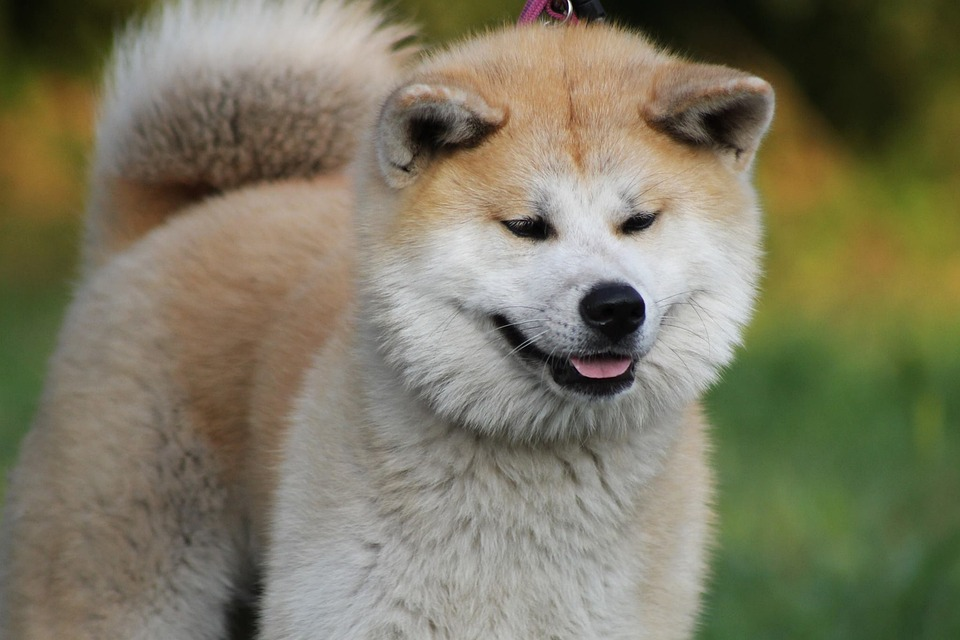
#> input picture Week 8.1 - Latihan PTS/task.png, 960 x 640 px
$ python Vania_XII-A_UjianOpenCV.py
#> lines starting #> are read from the running program, lines starting #| are printed output that depends on the picture; after the words box and inside, x2 and y2 are one past the last pixel; in counts of white or black regions, pixels touching at a corner belong together
import cv2 as cv

image = cv.imread('task.png')
#> image is the input picture: shape (640, 960, 3); mean B, G, R 97.8, 120.1, 124
print(image.shape)
#| (640, 960, 3)

y_start = 350
y_end = 790

x_start = 20
x_end = 460

cropping_image = image[x_start:x_end, y_start:y_end]
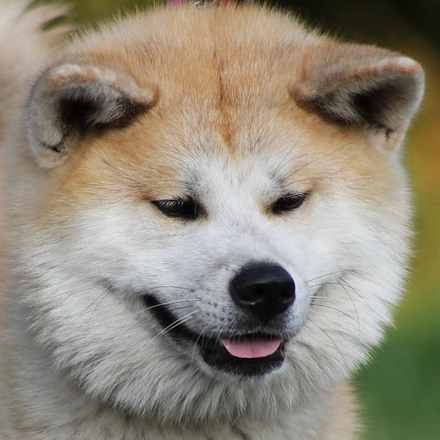
#> cropping_image: shape (440, 440, 3); mean B, G, R 120.2, 135.9, 143.2

text = "CUTE DOG!"
coordinates = (450, 100)
font = cv.FONT_HERSHEY_SIMPLEX
font_scale = 1
color = (100, 255, 255)
thickness = 5

cv.putText(image, text, coordinates, font, font_scale, color, thickness, cv.LINE_AA)
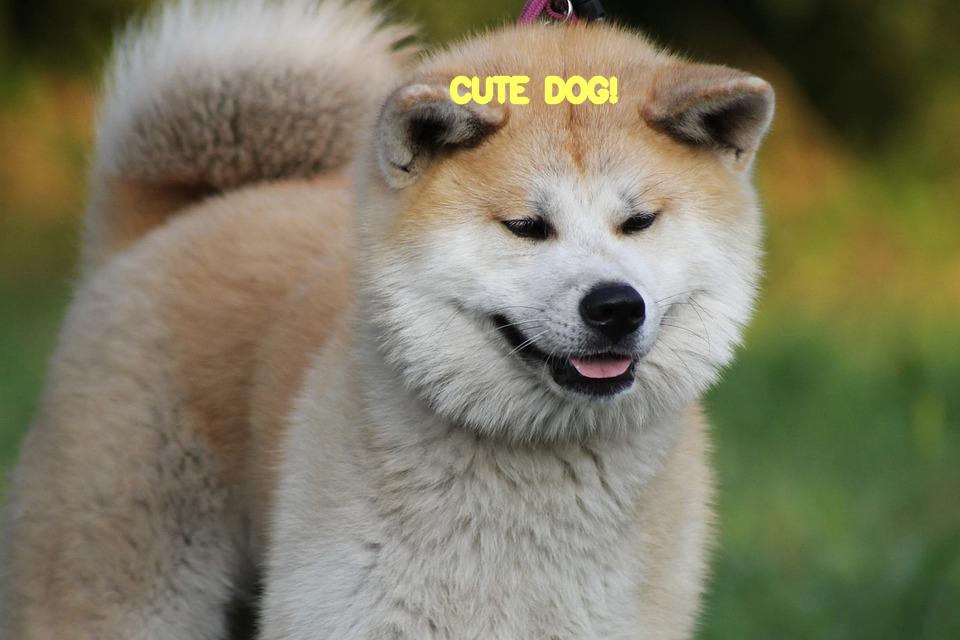
#> image: shape (640, 960, 3); 0.57% of pixels changed, all inside (x1, y1, x2, y2) = (449, 75, 618, 105)

black_and_white_filtered = cv.cvtColor(image, cv.COLOR_BGR2GRAY)
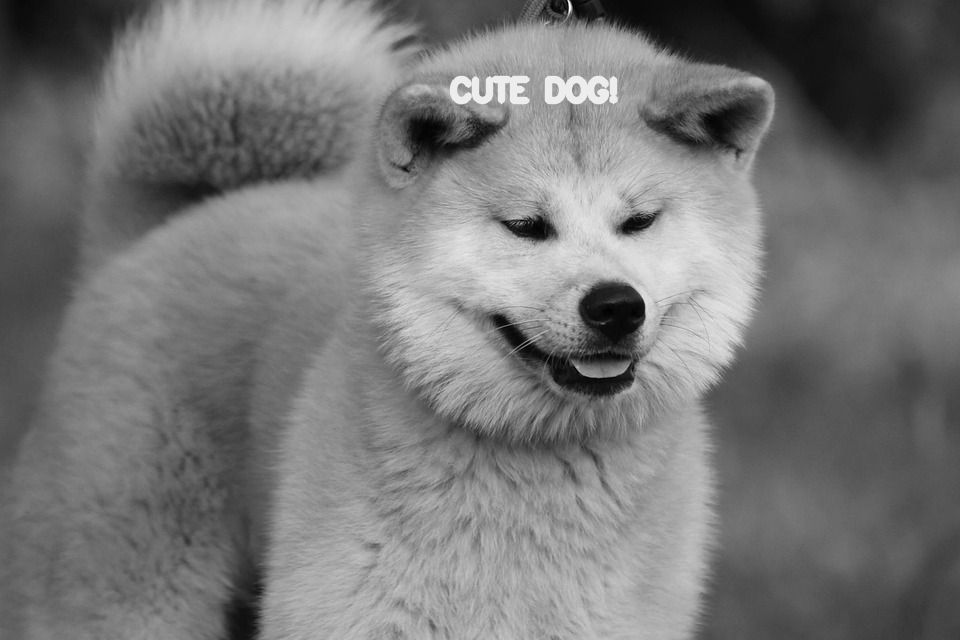
#> black_and_white_filtered: shape (640, 960); min 0, max 254, mean 119.1
gaussian_blur = cv.GaussianBlur(image, (5, 5), 0)
gaussian_black_and_white_filtered = cv.GaussianBlur(black_and_white_filtered, (5, 5), 0)


cv.imshow("cropimage", cropping_image)
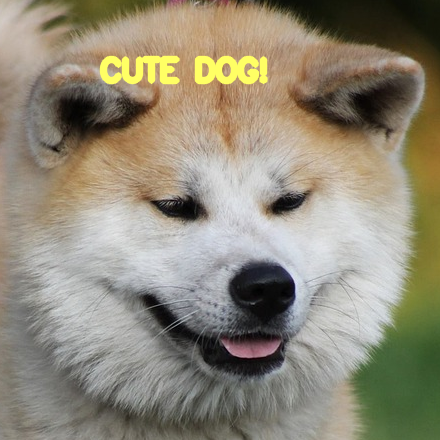
#> window 'cropimage': shape (440, 440, 3); mean B, G, R 120, 137.5, 144.3
cv.imshow("image", image)
cv.imshow("filter1", gaussian_blur)
cv.imshow("filter2", gaussian_black_and_white_filtered)

cv.waitKey(0)
cv.destroyAllWindows
